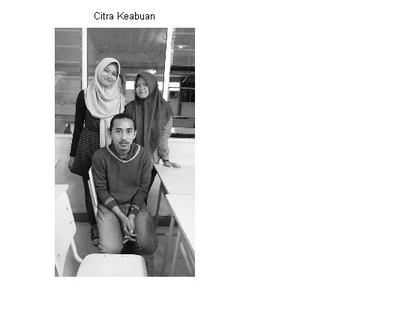
%> input picture abu1.jpg, 420 x 315 px, shrunk from 560 x 420 before the run
$ octave ContrastStreching.m   (GNU Octave 9; MATLAB toolbox functions it lacks are replaced by stand-ins)
%> lines starting %> are read from the running program, lines starting %| are printed output that depends on the picture
abu2 = imread('abu1.JPG'); %membaca citra input
%> abu2 is the input picture: size 315x420x3 uint8; min 0, max 255, mean 221.6
x=50; %inisialisai variabel x sebagai r1 = 50, value bisa berubah
x1=200; %inisialisasi variabel x1 sebagai r2 = 200, value bisa berubah
y= 0; %inisialisasi variabel y sebagai s1 = 0, value bisa berubah
y1= 255; %inisialisai variabel y1 sebagai s2 = 255, value bisa berubah
L=255; %batas nilai pixel dengan 8 bit
abu2 = rgb2gray(abu2); %konvert citra input ke citra keabuan
%> abu2: size 315x420 uint8
citra= double(abu2); %membaca array citra kedalam format double
[a,b] = size(citra); %membaca ukuran matrik citra
%> a = 315; b = 420
for baris=1:a %perulangan dengan nilai baris=1 sampai baris = nilai a
for kolom=1:b %perulangan dengan nilai kolom = 1 sampai kolom = nilai b
        blank = citra(baris,kolom); %mendefinisikan citra baru
if (abu2(baris,kolom) < x) %cek kondisi jika level keabuan < x
            blank = round (abu2(baris,kolom) * (y/x)); %merubah nilai level keabuan
elseif (abu2(baris,kolom) > x1) %cek kondisi jika level keabuan > x1
            blank = y1 + round((abu2(baris,kolom)-x1) * ((L-y1)/(L-x1))) ; %merubah nilai level keabuan
else%cek kondisi untuk nilai keabuan diantara x dan x1
            blank = y + round ((abu2(baris,kolom)-x) * ((y1-y)/(x1-x))); %merubah nilai level keabuan
end
        citra(baris,kolom) = blank; %mengisi nilai level keabuan kedalam citra indek baris,kolom
end
end
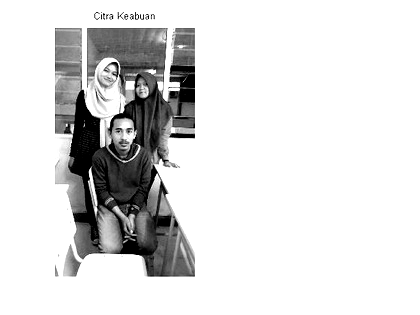
%> citra: size 315x420 double; min 0, max 255, mean 221.4
Takhir = uint8(citra); %merubah nilai double ke format int
subplot(2,2,1), imshow(abu2); %menampilkan citra input
title('citra input');
subplot(2,2,2), imshow(Takhir); %menampilkan citra output
title('citra output');
subplot(2,2,3), imhist(abu2); %menampilkan histogram input
title('histogram input');
subplot(2,2,4),imhist(Takhir); %menampilkan histogram output
title('histogram output');
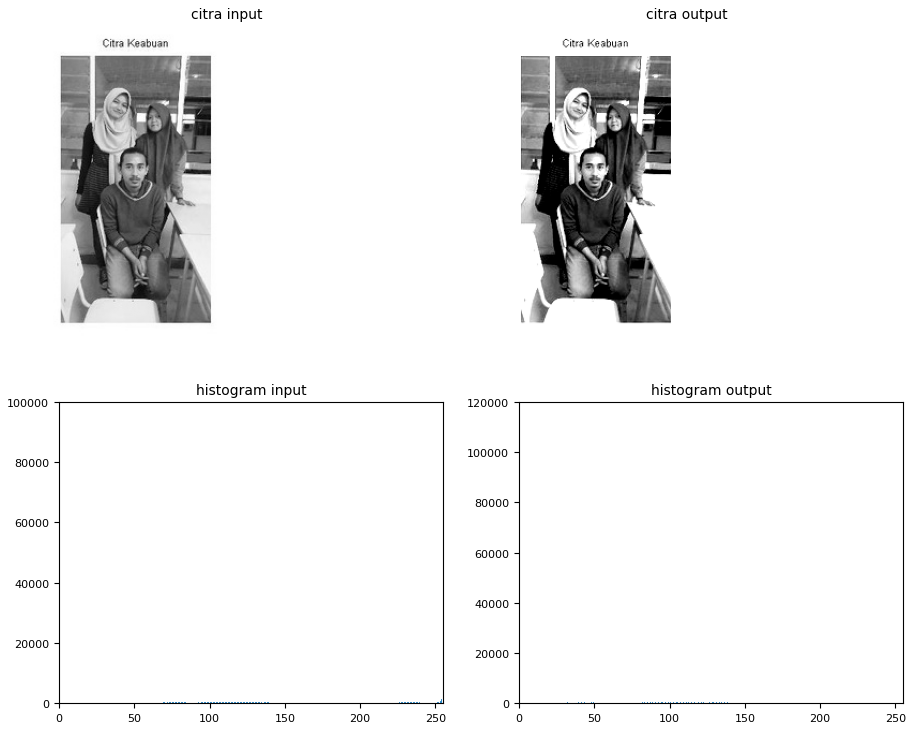
%> figure redrawn from the program's plot data, 4 panels
